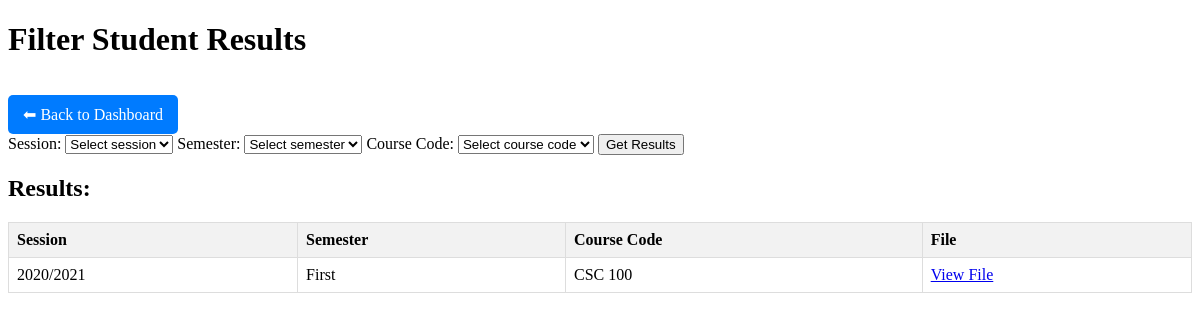
The page /results/ (signed in) on the database as committed earlier.
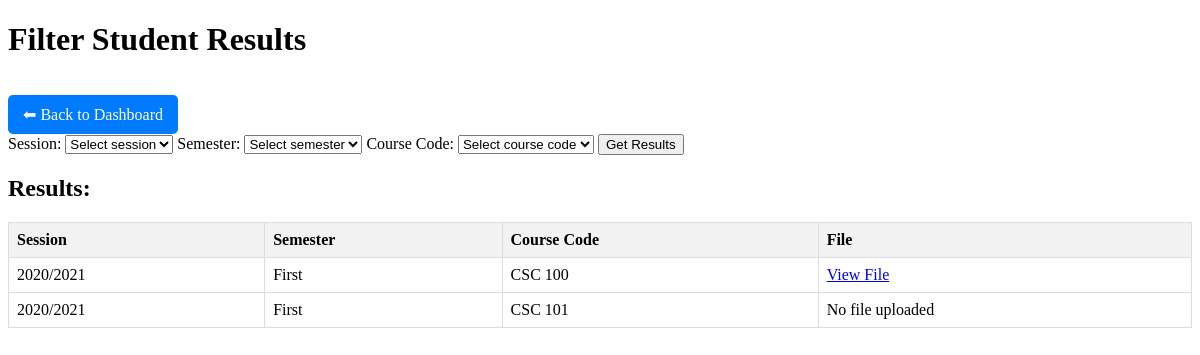
The same page on the database as committed later.
### DMS_ALX/models.py (models this page shows, shortened)
class Result(models.Model):
    STATUS_CHOICES = (
        ('PENDING', 'Pending'),
        ('APPROVED', 'Approved'),
        ('REJECTED', 'Rejected'),
    )
    SEMESTER_CHOICES = (
        ('First', 'First'),
        ('Second', 'Second'),
    )
    id = models.AutoField(primary_key=True)
    course_code = models.CharField(max_length=10, unique=True)
    course_title = models.CharField(max_length=100)
    session = models.CharField(max_length=10)
    semester = models.CharField(max_length=10, choices=SEMESTER_CHOICES)
    upload_date = models.DateTimeField(auto_now_add=True)
    updated_at = models.DateTimeField(auto_now=True)
    status = models.CharField(max_length=100, choices=STATUS_CHOICES, default='PENDING')
    file = models.FileField(upload_to='results/', blank=True, null=True)
    uploaded_by = models.ForeignKey(CustomUser, on_delete=models.CASCADE, null=True, blank=True, related_name='uploaded_results')

### DMS_ALX/views.py (the view)
# urls.py: path("results/", views.ResultListView.as_view(), name="results_list"),
class ResultListView(LoginRequiredMixin, View):
    def get(self, request):
        sessions = Result.objects.values_list("session", flat=True).distinct()
        semesters = Result.objects.values_list("semester", flat=True).distinct()
        course_codes = Result.objects.values_list("course_code", flat=True).distinct()
        results = Result.objects.all()
        session = request.GET.get("session")
        semester = request.GET.get("semester")
        course_code = request.GET.get("course_code")
        if session:
            results = results.filter(session=session)
        if semester:
            results = results.filter(semester=semester)
        if course_code:
            results = results.filter(course_code=course_code)
        context = {
            "sessions": sessions,
            "semesters": semesters,
            "course_codes": course_codes,
            "filtered_results": results,
        }
        return render(request, "results/results.html", context)

### DMS_ALX/templates/results/results.html (shortened to what this page needs)
<!DOCTYPE html>
<html>
<head>
</head>
<body>
    <h1>Filter Student Results</h1>
    <a href="{% url 'dashboard' %}"
   style="display:inline-block; padding:10px 15px; background:#007bff;
          color:white; text-decoration:none; border-radius:5px; margin-top:15px;">
    ⬅ Back to Dashboard
</a>
    <form method="get">
        <label>Session:</label>
        <select name="session">
            <option value="">Select session</option>
        </select>
        <label>Semester:</label>
        <select name="semester">
            <option value="">Select semester</option>
        </select>
        <label>Course Code:</label>
        <select name="course_code">
            <option value="">Select course code</option>
        </select>
        <button type="submit">Get Results</button>
    </form>
    {% if filtered_results %}
        <h2>Results:</h2>
        <table>
            <thead>
                <tr>
                    <th>Session</th>
                    <th>Semester</th>
                    <th>Course Code</th>
                    <th>File</th>
                </tr>
            </thead>
            <tbody>
                {% for r in filtered_results %}
                    <tr>
                        <td>{{ r.session }}</td>
                        <td>{{ r.semester }}</td>
                        <td>{{ r.course_code }}</td>
                        <td>
                            {% if r.file %}
                                <a href="{{ r.file.url }}" target="_blank">View File</a>
                            {% else %}
                                No file uploaded
                            {% endif %}
                        </td>
                    </tr>
                {% endfor %}
            </tbody>
        </table>
    {% endif %}
</body>
</html>

### DMS_ALX/templates/results/results.html (style rules this page uses)
table { border-collapse: collapse; width: 100%; margin-top: 20px; }
th, td { border: 1px solid #ddd; padding: 8px; text-align: left; }
th { background-color: #f2f2f2; }

Rows that differ between the two databases and show on the page:
added Result: session "2020/2021", semester "First", course_code "CSC 101", file "No file uploaded"
